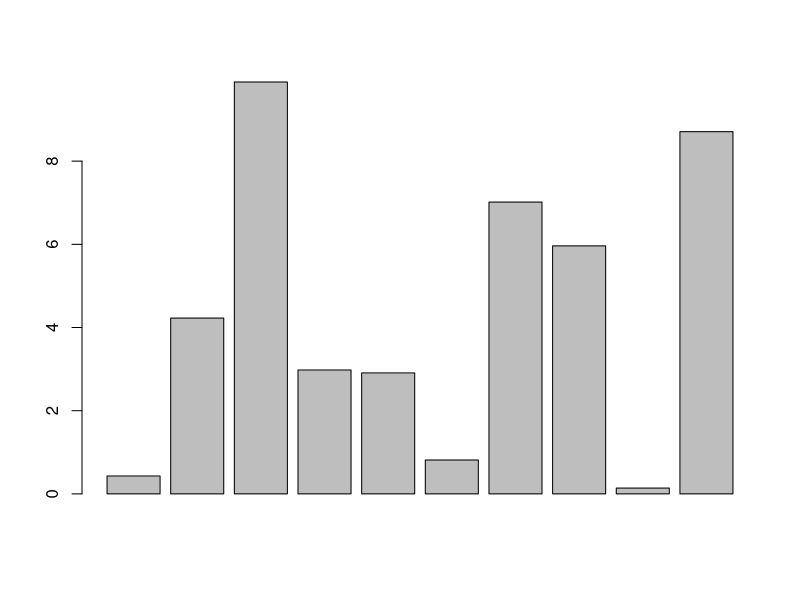

Source code (R): (Note: this script raises an error after producing the figure.)

numbers <- c(1, 5, 10, 15, 20)

numbers2 <- 1:10

class(numbers2)

is.numeric(numbers2)

numbers3 <- seq(1, 10, 0.5)

#Uniform Distribution
randomData <- runif(10, min = 0, max = 10)
barplot(randomData)

randomData <- rnorm(500, mean = 100,sd=10)

oslist <- c("Android", "iOS", "Windows")

# sample each value only once when replace=F
logins <- sample(oslist, 10, replace = T)

length(logins)

logins

logins[1]

logins[1:4]

logins[c(1, 5, 10)]


numbers <- c(1, 5, 10, 15, 20)

sum(numbers)
mean(number)
min(numbers)
sd(numbers)
median(numbers)

numbersIncreased <- numbers + 1
numbersIncreased

nchar(logins) > 5

logins[nchar(logins) > 5]

# vector recycling
c(1,10,20) + c(2,3)

listwithNA <- c(1:4, NA)

sum(listwithNA)

sum(listwithNA, na.rm = TRUE)

